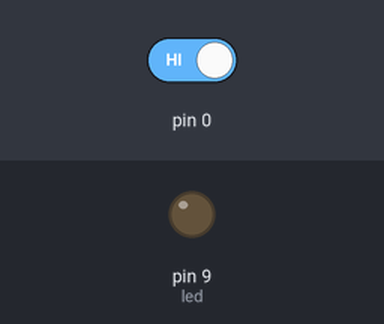
Simulated run of this sketch. Board: Arduino Leonardo, built with avr-gcc and run on an emulated ATmega32U4. On the bench: output pins drawn as LEDs (lit = HIGH). The inputs (shaded band) are chosen by the test bench; at power-on: pin 0 HIGH.

Above: at 1.2 s.
1.3 s: pin 0 driven LOW
At 1.6 s:
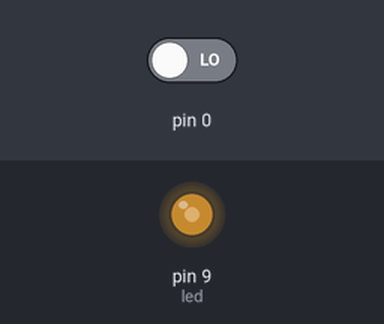
2.8 s: pin 0 driven HIGH
At 3.5 s:
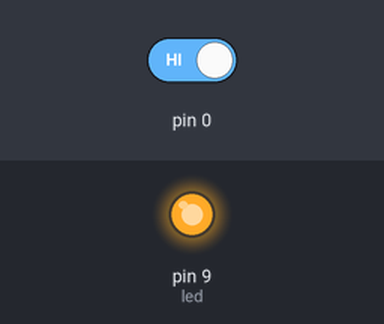
Timing chart, 0 to 5.8 s (numbered marks = the images above; inputs shaded):
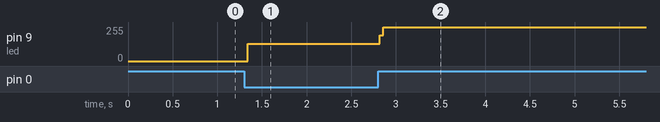

The sketch:

pruebaInterrup.ino
```cpp
// Arduino Leonardo Interrupts
#define int3 3//Interrupt 3 attached to digital pin 1
#define int2 2//Interrupt 2 attached to digital pin 0
#define int1 1//Interrupt 1 attached to digital pin 2
#define int0 0//Interrupt 0 attached to digital pin 3
int led=9;
int brightness = 0;    // how bright the LED is
int fadeAmount = 5;    // how many points to fade the LED by
volatile int state=LOW;
volatile boolean prenderFoco;
volatile long lastDebounceTime = 0;   // the last time the interrupt was triggered
#define debounceDelay 300    // the debounce time in ms; decrease if quick button presses are ignored, increase

void setup() {
  Serial.begin(9600);  // serial comms for troubleshooting (always)
  // put your setup code here, to run once:
 // put your setup code here, to run once:
// Leonardo	3	2	0
// Leonardo	int0	int1	int2
  //attachInterrupt(2,stateChange, LOW);  // funca con pin 0
 //  attachInterrupt(1,stateChange, LOW); //funca en pin 2
//   attachInterrupt(0,stateChange, LOW); // funca en pin 3
//    attachInterrupt(3,stateChange, LOW); // funca en pin 1
//    attachInterrupt(int3,stateChange, LOW);// funca en pin 1
  attachInterrupt(int2,stateChange, LOW);  // funca con pin 0


  pinMode(led, OUTPUT);
  prenderFoco=false;
}
void stateChange()
 {
  state = !state;
  digitalWrite(led, state);
  }

void alarmaActivada() //triggers when the switch is pressed. each time you press the switch,
{                //there are hundreds of little tiny conenctions as you press it down, so the delay filters those out.

  if ((millis() - lastDebounceTime) > debounceDelay) //if current time minus the last trigger time is greater than
  {                                                  //the delay (debounce) time, button is completley closed.
    lastDebounceTime = millis();
    //scanear sensores 1,2 y 3
    prenderFoco=true;
    cli();
    Serial.print("prenderFoco: "); Serial.println(prenderFoco);
    sei();
   }
}
void loop() {
  noInterrupts();
  // critical, time-sensitive code here
  interrupts();
  // put your main code here, to run repeatedly:
   // set the brightness of pin 9:
  if (prenderFoco)
  {
  analogWrite(led, brightness);

  // change the brightness for next time through the loop:
  brightness = brightness + fadeAmount;

  // reverse the direction of the fading at the ends of the fade:
  if (brightness == 0 || brightness == 255) {
    fadeAmount = -fadeAmount ;
  }
  // wait for 30 milliseconds to see the dimming effect
  delay(30);
  }

}
```

Measured:
- after the input at 1.3 s, pin 9 (led): 0/255 → 128/255 at once
- after the input at 2.8 s, pin 9 (led): 128/255 → 255/255 at once
